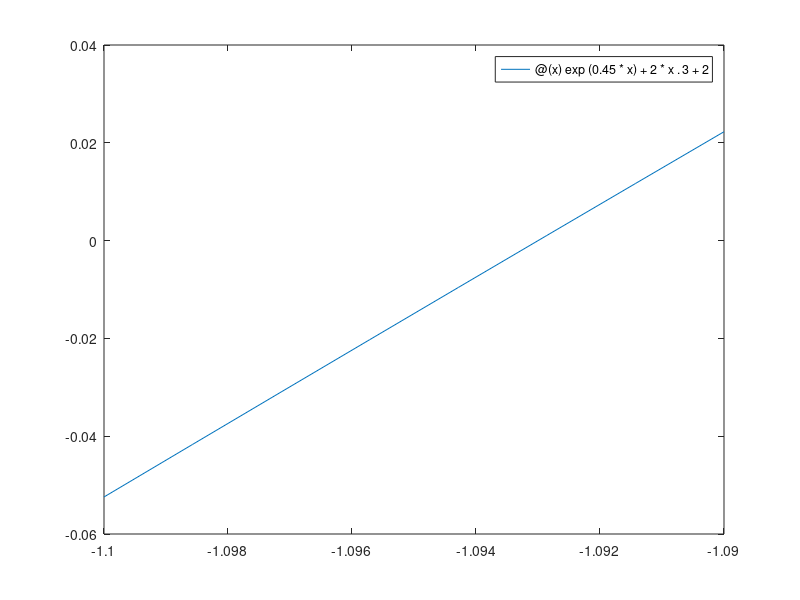
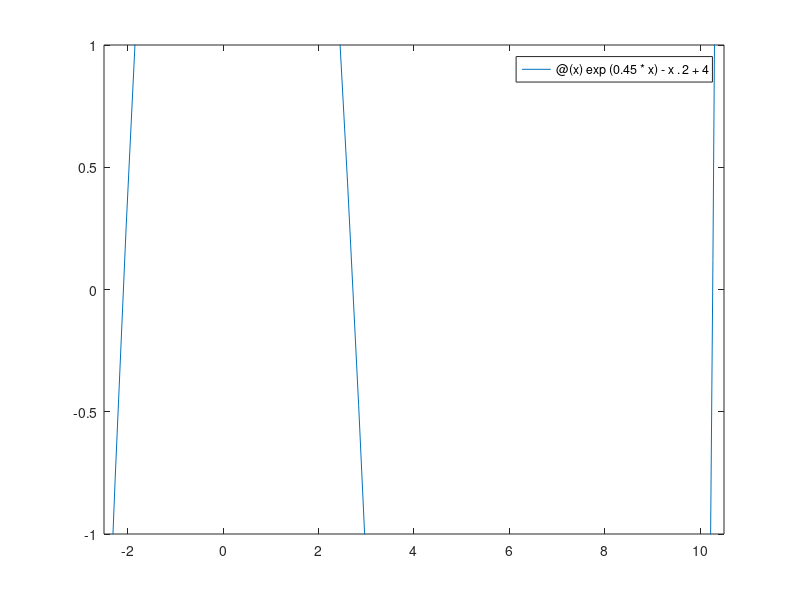
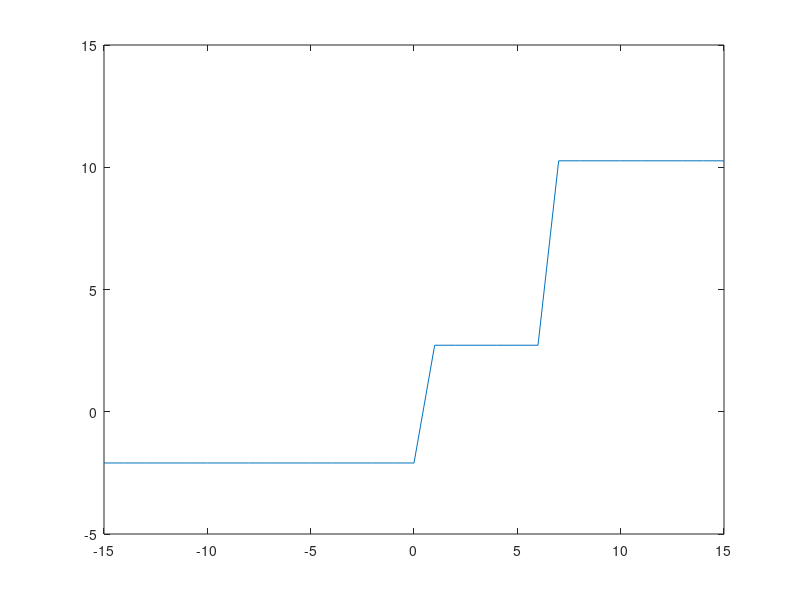
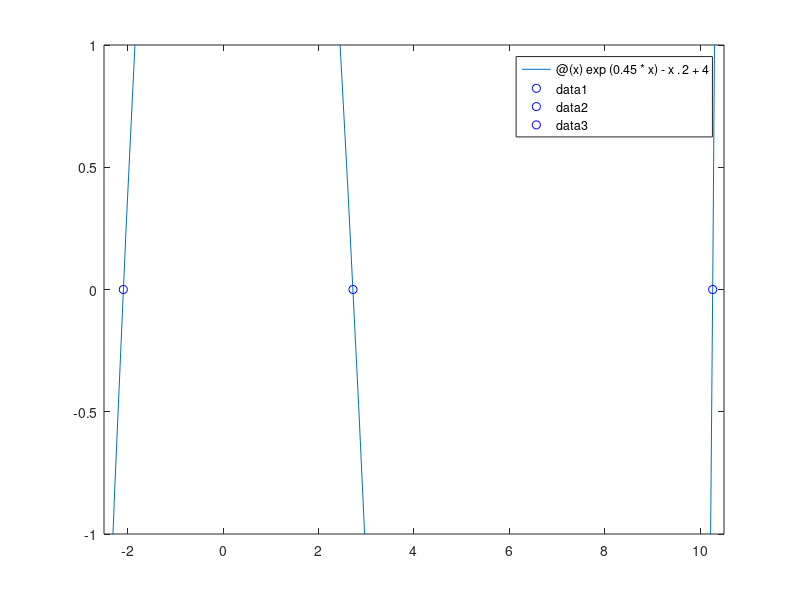

Here is the MATLAB script that generated these plots, in order:
%{
    ENEL 102 Assignment 4
    Authored by: Liam Wrubleski
    Date: October 28, 2017
    Protected under GPL v3
%}

% Expected outputs are not complete, see assignment 4 word document for my answers

%% Question 1
f41 = figure('Name', 'Assignment 4, Question 1');
figure(f41);
f = @(x) exp(0.45*x)+2*x.^3+2;
z = fzero(f,0)
fplot(f,[-1.1,-1.09]);

%% Question 2
f42 = figure('Name', 'Assignment 4, Question 2');
figure(f42);
f = @(x) exp(0.45*x)-x.^2+4;
fplot(f,[-2.5,10.5]);
ylim([-1,1]);

%% Question 3
f431 = figure('Name', 'Assignment 4, Question 3, Plot 1');
figure(f431);
f = @(x) exp(0.45*x)-x.^2+4;
z = zeros(31,1);
for i = -15:15
    z(i+16) = fzero(f,i);
end
plot(-15:15,z);
f432 = figure('Name', 'Assignment 4, Question 3, Plot 2');
figure(f432);
fplot(f,[-2.5,10.5]);
ylim([-1,1]);
hold on;
plot(z(5),0,'ob',z(18),0,'ob',z(31),0,'ob');
hold off;

%% Question 4
f44 = figure('Name', 'Assignment 4, Question 4');
figure(f44);
i = @(v) 0.001*(exp(6*v)-1);
fplot(i,[0,1]);
f = @(x)0.001*(exp(6*(1-200*x))-1)-x;
i=fzero(f,1)

%% Question 5
% part a
options = optimset('Display','iter');
i=fzero(f,1,options)
% part b
options = optimset(options,'TolFun',1.0e-8);
i=fzero(f,1,options)

%% Question 7
f = @(x) [x(1)^2 + x(2)^2 - 1; x(1) - x(2)];
options = optimset('Display','off');
fsolve(f,[1;1],options)
fsolve(f,[-1;-1],options)

%% Question 8
f = @(x) [x(1)*x(2)-4;x(1)*x(3)-3;x(1)*x(2)+x(3)-5];
fsolve(f,[0;0;0])

%% Question 9
options = optimset('MaxFunEval',1000,'Display','off');
    % Set up options
        % larger MaxFunEval makes getting an answer more likely
        % Display off turns off fsolve text output
f = @(v) [2+v(1)^2-v(2);v(3)*cos(2*v(3))-v(1);v(3)*sin(2*v(3))-v(2)];
    % v = [x;y;t]
    % f = [
    %       2+x^2-y
    %       t*cos(2*t)-x
    %       t*sin(2*t)-y
    % ];
    % when f is equal to the zero vector, we are on both the parabola and
    % the spiral.
a = [0;0;0];
    % for saving the last solution
for t = 1:0.1:11 
    % temp variable for starting position
    n=fsolve(f,[t*cos(2*t);t*sin(2*t);t],options);
        % solve the system, starting from a point on the spiral, that
        % progresses clockwise around the spiral
    if norm(a-n) > 0.01
        % if this solution is substantially different from the last
        % solution
        if norm(f(n)) < 0.01
            % and this solution puts the function value very close to 0
            disp('----------------------------------------------');
            x = n(1), y = n(2)
                % display the solution information
            a = n;
                % save the solution
        end
    end
end
